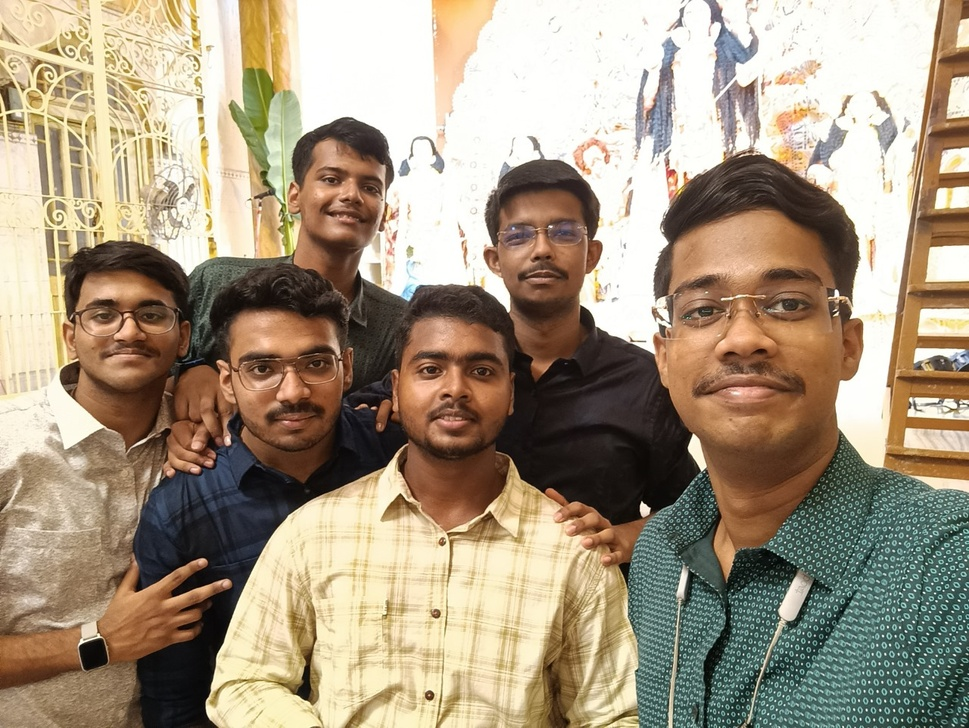
#> input picture face detection in image/manush.jpg, 969 x 728 px, shrunk from 1280 x 962 before the run
$ python image.py
#> lines starting #> are read from the running program, lines starting #| are printed output that depends on the picture; after the words box and inside, x2 and y2 are one past the last pixel; in counts of white or black regions, pixels touching at a corner belong together
import cv2
img = cv2.imread("manush.jpg")
#> img is the input picture: shape (728, 969, 3); mean B, G, R 128.5, 150.5, 165.5
gry = cv2.cvtColor(img,cv2.COLOR_BGR2GRAY)
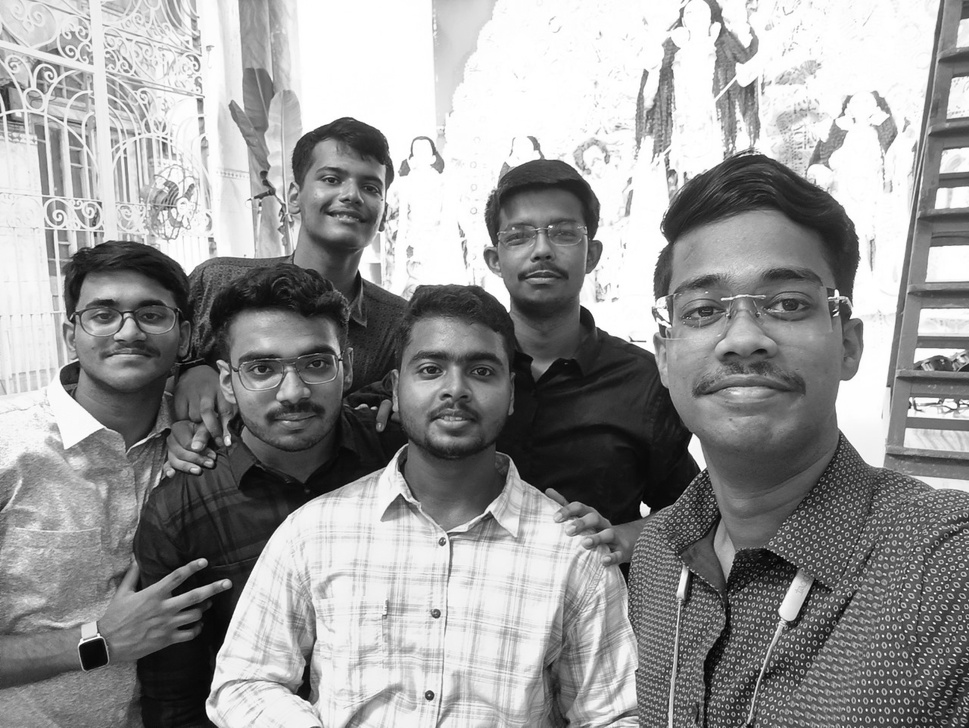
#> gry: shape (728, 969); min 1, max 255, mean 152.5
car = cv2.CascadeClassifier("haarcascade_frontalface_default.xml")
cars = car.detectMultiScale(gry,1.1,1)
#> cars = 14 rows, first 6: [356, 616, 28, 28], [329, 680, 34, 34], [291, 141, 98, 98], [487, 190, 109, 109], [0, 490, 75, 75], [40, 447, 83, 83]
for (x,y,w,h) in cars:
    cv2.rectangle(img,(x,y),(x+w,y+h),(0,0,255),3)
#> this loop made 14 passes
#> (x, y, w, h) on passes 1 to 12: (356, 616, 28, 28), (329, 680, 34, 34), (291, 141, 98, 98), (487, 190, 109, 109), (0, 490, 75, 75), (40, 447, 83, 83), (66, 265, 121, 121), (388, 317, 132, 132), (291, 494, 106, 106), (212, 307, 152, 152), (440, 584, 116, 116), (445, 541, 121, 121)
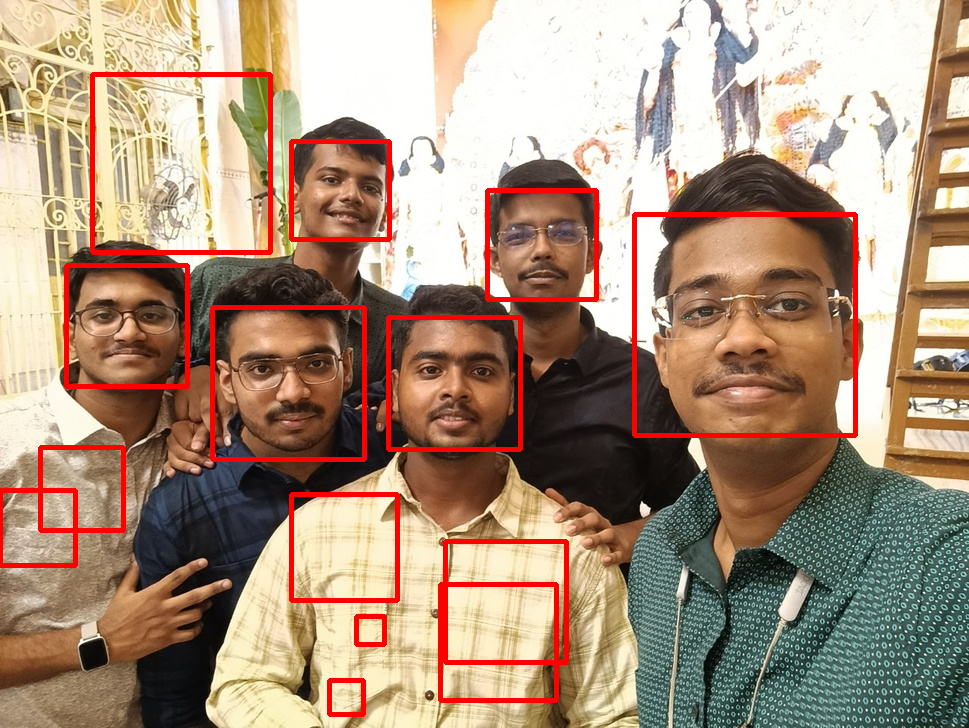
#> img: shape (728, 969, 3); 4.4% of pixels changed, all inside (x1, y1, x2, y2) = (0, 72, 858, 717)

cv2.imshow("wscude",img)
cv2.waitKey(0)
cv2.destroyAllWindows()
